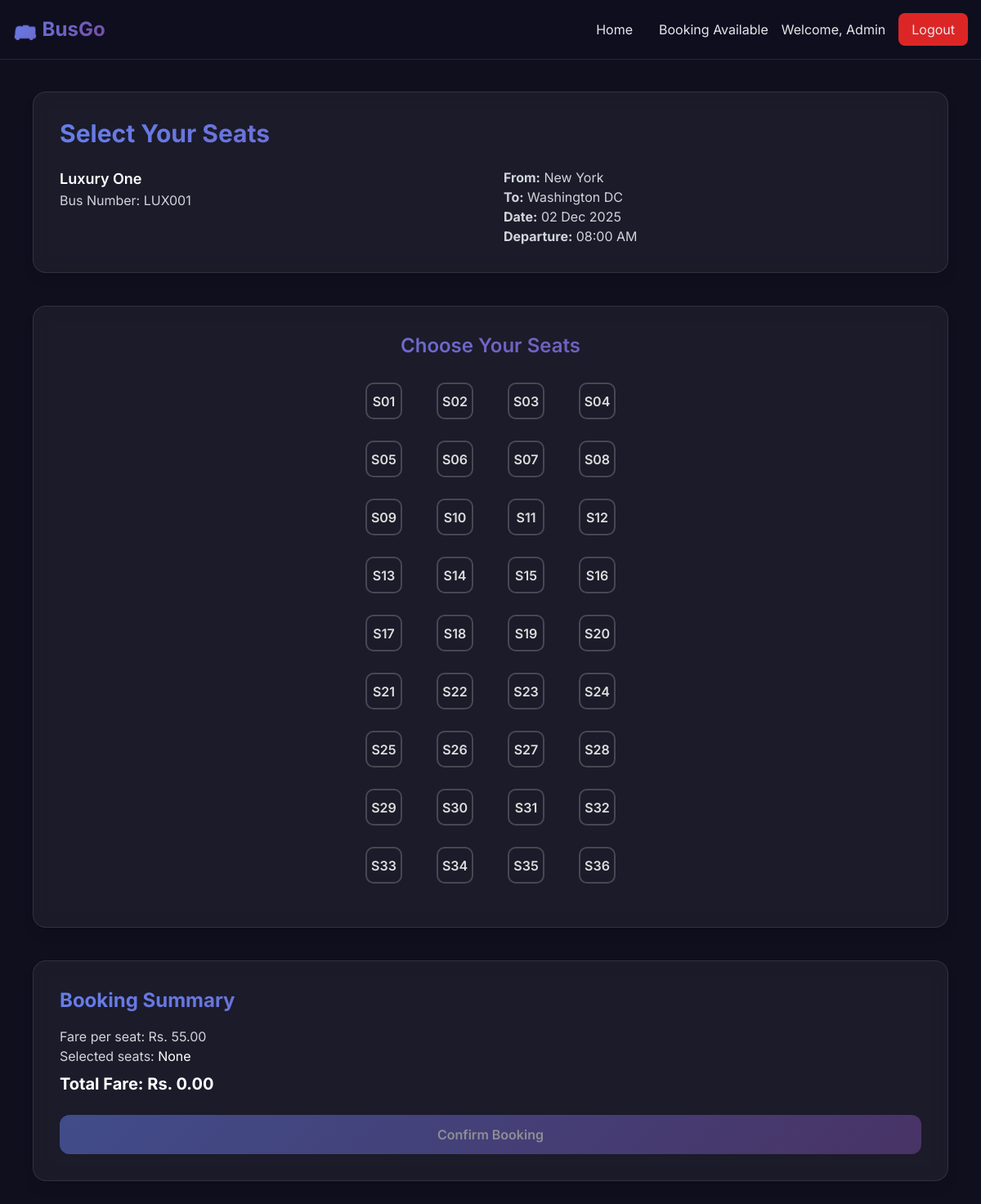
The app's page /book.php?bus_id=3&date=2025-12-02&from=New+York&to=Washington+DC (signed in) with its own data.
### tables this page shows
CREATE TABLE `buses` (
  `id` int NOT NULL,
  `bus_name` varchar(100) NOT NULL,
  `bus_number` varchar(50) NOT NULL,
  `total_seats` int NOT NULL,
  `route_id` int NOT NULL,
  `created_at` timestamp NULL DEFAULT CURRENT_TIMESTAMP,
  `fare` decimal(10,2) NOT NULL DEFAULT '0.00'
);

CREATE TABLE `routes` (
  `id` int NOT NULL,
  `from_location` varchar(100) NOT NULL,
  `to_location` varchar(100) NOT NULL,
  `departure_time` time NOT NULL,
  `arrival_time` time NOT NULL,
  `fare` decimal(10,2) NOT NULL,
  `created_at` timestamp NULL DEFAULT CURRENT_TIMESTAMP
);

### book.php (the view, shortened to what this page needs)
<?php
require_once 'backend/config.php';
$bus_id = isset($_GET['bus_id']) ? (int)$_GET['bus_id'] : 0;
$date = isset($_GET['date']) ? $_GET['date'] : '';
$sql = "SELECT b.*, r.from_location, r.to_location, r.departure_time, r.arrival_time, r.fare
        FROM buses b
        JOIN routes r ON b.route_id = r.id
        WHERE b.id = ?";
$stmt = $conn->prepare($sql);
$stmt->bind_param("i", $bus_id);
$stmt->execute();
$result = $stmt->get_result();
$bus = $result->fetch_assoc();
$booked_seats = [];
?>
<!DOCTYPE html>
<html lang="en">
<head>
  <script src="https://cdn.tailwindcss.com"></script>
</head>
<body>
  <nav class="fixed top-0 left-0 w-full z-50 nav-blur border-b border-white/10">
    <div class="max-w-7xl mx-auto flex justify-between items-center p-4">
      <a href="index.php" class="text-2xl font-bold gradient-text">🚌 BusGo</a>
      <div class="flex items-center space-x-4 text-gray-200">
        <ul class="hidden md:flex space-x-8">
        <li><a href="index.php" class="hover:text-purple-400 transition">Home</a></li>
        <li><a href="available-bookings.php" class="hover:text-purple-400 transition">Booking Available</a></li>
      </ul>
        <span>Welcome, <?php echo htmlspecialchars($_SESSION['user_name']); ?></span>
        <a href="backend/logout.php" class="bg-red-600 hover:bg-red-700 px-4 py-2 rounded-lg transition">Logout</a>
      </div>
    </div>
  </nav>
  <div class="max-w-6xl mx-auto pt-28 px-4 pb-16">
    <div class="glass-card p-8 rounded-2xl mb-10 shadow-lg">
      <h2 class="text-3xl font-bold mb-6 gradient-text">Select Your Seats</h2>
      <div class="grid md:grid-cols-2 gap-8 text-gray-300">
        <div>
          <p class="text-lg font-semibold text-white"><?php echo htmlspecialchars($bus['bus_name']); ?></p>
          <p>Bus Number: <?php echo htmlspecialchars($bus['bus_number']); ?></p>
        </div>
        <div>
          <p><strong>From:</strong> <?php echo htmlspecialchars($bus['from_location']); ?></p>
          <p><strong>To:</strong> <?php echo htmlspecialchars($bus['to_location']); ?></p>
          <p><strong>Date:</strong> <?php echo date('d M Y', strtotime($date)); ?></p>
          <p><strong>Departure:</strong> <?php echo date('h:i A', strtotime($bus['departure_time'])); ?></p>
        </div>
      </div>
    </div>
    <div class="glass-card p-8 rounded-2xl mb-10 shadow-lg text-center">
      <h3 class="text-2xl font-semibold mb-6 gradient-text">Choose Your Seats</h3>
      <div id="seatMap" class="inline-block">
        <?php
        $total_seats = $bus['total_seats'];
        $rows = ceil($total_seats / 4);
        for ($i = 0; $i < $rows; $i++) {
          echo '<div class="flex justify-center gap-8 mb-4">';
          for ($j = 0; $j < 4; $j++) {
            $seat_num = ($i * 4) + $j + 1;
            if ($seat_num <= $total_seats) {
              $seat_label = 'S' . str_pad($seat_num, 2, '0', STR_PAD_LEFT);
              $booked = in_array($seat_label, $booked_seats) ? ' booked' : '';
              echo "<div class='seat$booked' data-seat='$seat_label'>$seat_label</div>";
            }
          }
          echo '</div>';
        }
        ?>
      </div>
    </div>
    <div class="glass-card p-8 rounded-2xl shadow-lg">
      <h3 class="text-2xl font-bold mb-4 gradient-text">Booking Summary</h3>
      <div class="mb-6 text-gray-300">
        <p>Fare per seat: Rs. <span id="farePerSeat"><?php echo number_format($bus['fare'], 2); ?></span></p>
        <p>Selected seats: <span id="selectedSeatsText" class="text-white">None</span></p>
        <p class="text-xl font-bold mt-2 text-white">Total Fare: Rs. <span id="totalAmount">0.00</span></p>
      </div>
      <form id="bookingForm" action="backend/process-booking.php" method="POST">
        <button type="submit" id="bookButton" disabled
          class="w-full py-3 rounded-xl font-semibold text-white gradient-bg hover:shadow-lg hover:shadow-purple-500/40 transition disabled:opacity-50 disabled:cursor-not-allowed">
          Confirm Booking
        </button>
      </form>
    </div>
  </div>
</body>
</html>

### book.php (style rules this page uses)
* { font-family: 'Inter', sans-serif; }
body { background: #0f0f1e; color: #fff; }
.gradient-text { background: linear-gradient(135deg, #667eea 0%, #764ba2 100%); -webkit-background-clip: text; -webkit-text-fill-color: transparent; background-clip: text; }
.gradient-bg { background: linear-gradient(135deg, #667eea 0%, #764ba2 100%); }
.glass-card { background: rgba(255, 255, 255, 0.05); border: 1px solid rgba(255, 255, 255, 0.1); backdrop-filter: blur(10px); }
.seat { width: 45px; height: 45px; margin: 5px; display: inline-flex; align-items: center; justify-content: center; border-radius: 10px; cursor: pointer; font-weight: 600; transition: all 0.25s ease; border: 2px solid rgba(255, 255, 255, 0.2); color: #ddd; }
.nav-blur { background: rgba(15, 15, 30, 0.9); backdrop-filter: blur(10px); }

### records on screen
buses: bus_name "Luxury One", bus_number "LUX001", route.from_location "New York", route.to_location "Washington DC", route.departure_time "08:00 AM", route.fare "55.00"

### other values on screen
$_SESSION['user_name'] "Admin"
date('d M Y', strtotime($date)) "02 Dec 2025"
$seat_label "S01"
$seat_label "S02"
$seat_label "S03"
$seat_label "S04"
$seat_label "S05"
$seat_label "S06"
$seat_label "S07"
$seat_label "S08"
$seat_label "S09"
$seat_label "S10"
$seat_label "S11"
$seat_label "S12"
$seat_label "S13"
